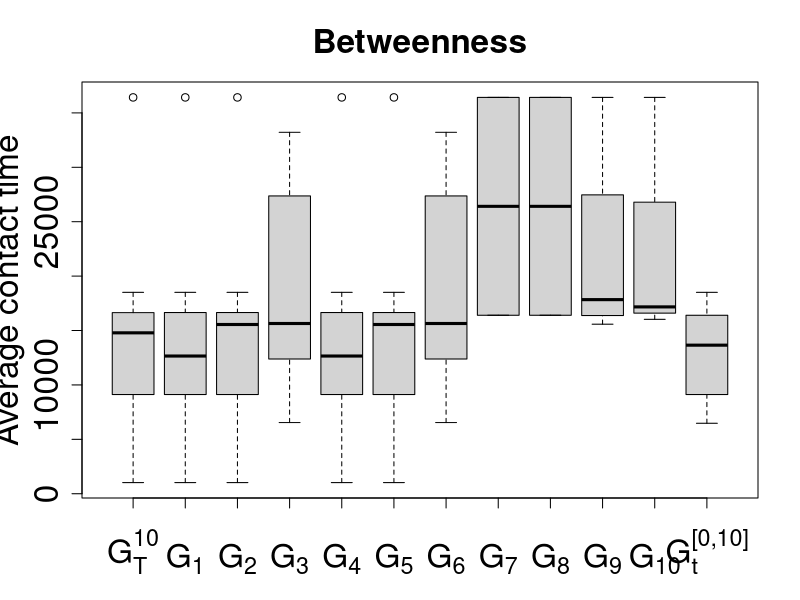

Generate this figure with R:

#par(mfrow=c(1,3))
#op <- par(mar =c(5,6,4,2) + 0.1) ## default is c(5,4,4,2) + 0.1


svg("D:/Dropbox/Projeto Raquel/Codigos/Outros/boxplot-btw.svg")

a <- 2
b <- 2
# 
# dg_agg <- c(21547.0, 21567.0, 21408.0, 12863.0, 20885.0, 21824.0, 21049.0, 21101.0, 21198.0, 20836.0)
# dg_int1 <- c(6009.0, 9082.0, 13487.0, 1661.0, 1664.0, 1663.0, 1660.0, 6936.0, 6935.0, 6379.0, 6391.0, 7988.0, 8008.0, 25292.0, 25377.0, 25378.0, 25327.0, 243.0, 244.0, 244.0, 0.0, 0.0, 0.0, 0.0, 0.0)
# dg_int2 <- c(18025.0, 5160.0, 15750.0, 5955.0, 5103.0, 6044.0, 5882.0, 18109.0, 14511.0, 9723.0, 10473.0, 22357.0, 5950.0, 10780.0, 6368.0, 6516.0, 14182.0, 6872.0, 11772.0, 12633.0, 14259.0, 9013.0, 13777.0, 16863.0, 18047.0)
# dg_int3 <- c(18025.0, 5160.0, 5955.0, 15750.0, 5882.0, 18109.0, 6044.0, 5103.0, 22357.0, 9723.0, 10473.0, 5950.0, 1926.0, 14182.0, 1919.0, 3431.0, 9934.0, 1479.0, 1339.0, 14511.0, 1559.0, 1485.0, 13777.0, 15252.0, 1890.0)
# dg_int4 <- c(18025.0, 5160.0, 18109.0, 15750.0, 5103.0, 5955.0, 5882.0, 6044.0, 22357.0, 4157.0, 4096.0, 1694.0, 9723.0, 10473.0, 5950.0, 3821.0, 3131.0, 1890.0, 3774.0, 14182.0, 14511.0, 23224.0, 3470.0, 22391.0, 3605.0)
# dg_int5 <- c(5160.0, 18025.0, 5103.0, 15750.0, 5955.0, 18109.0, 5882.0, 6044.0, 5950.0, 9723.0, 22357.0, 10473.0, 14182.0, 16154.0, 9934.0, 14417.0, 3431.0, 13777.0, 3774.0, 7794.0, 14511.0, 15252.0, 3728.0, 14914.0, 3810.0)
# dg_int6 <- c(5160.0, 5955.0, 5882.0, 6044.0, 5103.0, 18025.0, 15750.0, 9723.0, 10473.0, 5950.0, 18109.0, 14182.0, 15252.0, 13777.0, 3431.0, 22357.0, 9934.0, 14914.0, 14511.0, 7794.0, 3728.0, 16154.0, 17808.0, 10780.0, 6368.0)
# dg_int7 <- c(5160.0, 18025.0, 5955.0, 15750.0, 6044.0, 5882.0, 5103.0, 18109.0, 5950.0, 9723.0, 10473.0, 14182.0, 3431.0, 15252.0, 14511.0, 13777.0, 16154.0, 22357.0, 14914.0, 3728.0, 17808.0, 14417.0, 10780.0, 19402.0, 4140.0)
# dg_int8 <- c(5160.0, 18025.0, 15750.0, 5955.0, 6044.0, 5882.0, 5103.0, 5950.0, 18109.0, 3431.0, 14511.0, 15252.0, 14182.0, 3728.0, 9723.0, 10473.0, 14914.0, 10780.0, 6368.0, 4140.0, 19402.0, 13777.0, 6516.0, 20442.0, 25122.0)
# dg_int9 <- c(5160.0, 18025.0, 15750.0, 5955.0, 6044.0, 5103.0, 5882.0, 18109.0, 14511.0, 6368.0, 19402.0, 6516.0, 10780.0, 20442.0, 13777.0, 25122.0, 6872.0, 11772.0, 10473.0, 20809.0, 14182.0, 9013.0, 14914.0, 9723.0, 22577.0)
# dg_int10 <- c(5160.0, 18025.0, 15750.0, 13777.0, 10473.0, 18109.0, 14182.0, 14914.0, 14511.0, 9723.0, 5955.0, 6368.0, 6516.0, 10780.0, 5103.0, 6872.0, 5882.0, 6044.0, 11772.0, 9013.0, 9934.0, 22357.0, 19402.0, 25122.0, 20442.0)
# dg_temp <- c(5160.0, 18025.0, 15750.0, 5955.0, 5103.0, 6044.0, 5882.0, 18109.0, 10473.0, 9723.0)
# 
# boxplot(dg_agg, dg_int1, dg_int2, dg_int3, dg_int4, dg_int5, dg_int6 ,dg_int7, dg_int8, dg_int9, dg_int10, dg_temp,
#         ylab = "Average contact time",
#         main = "Degree",
#         ylim=c(0,35000),
#         cex.axis= a,
#         cex.lab= b,
#         cex.main = a
#   )
# 
# axis(1, at=c(seq(1,12,1)), labels=c(bquote(paste('G'['T']^10)),expression('G'[1]),expression('G'[2]),expression('G'[3]),expression('G'[4]),expression('G'[5]),
#                               expression('G'[6]),expression('G'[7]),expression('G'[8]),expression('G'[9]),expression('G'[10]),expression('G'[t]^"[0,10]")), 
#      tick=FALSE, line=3, mgp = c(0,0,0), cex.axis=a)



# 

# cls_agg <- c(36423.0, 10038.0, 1023.0, 14922.0, 9117.0, 16642.0, 18507.0, 16452.0, 6540.0, 15581.0)
# cls_int1 <- c(14922.0, 10038.0, 1023.0, 7767.0, 36423.0, 16452.0, 10386.0, 9117.0, 6474.0, 18507.0)
# cls_int2 <- c(1023.0, 36423.0, 10038.0, 9117.0, 16642.0, 18507.0, 6540.0, 16452.0, 15581.0, 16653.0)
# cls_int3 <- c(27367.0, 33215.0, 14650.0, 6540.0, 16642.0, 12383.0)
# cls_int4 <- c(36423.0, 16402.0)
# cls_int5 <- c(36423.0, 18507.0, 15581.0, 17169.0)
# cls_int6 <- c(17169.0, 16028.0, 36423.0)
# cls_int7 <- c(14922.0, 10038.0, 1023.0, 7767.0, 36423.0, 16452.0, 10386.0, 9117.0, 6474.0, 18507.0)
# cls_int8 <- c(1023.0, 36423.0, 10038.0, 9117.0, 16642.0, 18507.0, 6540.0, 16452.0, 15581.0, 16653.0)
# cls_int9 <- c(27367.0, 33215.0, 14650.0, 6540.0, 16642.0, 12383.0)
# cls_int10 <- c(36423.0, 18507.0, 15581.0, 17169.0)
# cls_temp <- c(10038.0, 36423.0, 1023.0, 9117.0, 18507.0, 14922.0, 16642.0, 17169.0, 16452.0, 6540.0)
# 
# boxplot(cls_agg, cls_int1, cls_int2, cls_int3, cls_int4, cls_int5, cls_int6 ,cls_int7, cls_int8, cls_int9, cls_int10, cls_temp,
#         ylab = "Average contact time",
#         main = "Closeness",
#         cex.axis= a,
#         cex.lab= b,
#         cex.main = a
# )
# axis(1, at=c(seq(1,12,1)), labels=c(bquote(paste('G'['T']^10)),expression('G'[1]),expression('G'[2]),expression('G'[3]),expression('G'[4]),expression('G'[5]),
#                                     expression('G'[6]),expression('G'[7]),expression('G'[8]),expression('G'[9]),expression('G'[10]),expression('G'[t]^"[0,10]")),
#      tick=FALSE, line=3, mgp = c(0,0,0), cex.axis=a)
# 
# 
btw_agg <- c(36423.0, 10038.0, 1023.0, 14922.0, 9117.0, 16642.0, 18507.0, 16452.0, 6540.0, 14650.0)
btw_int1 <- c(14922.0, 10038.0, 1023.0, 16452.0, 7767.0, 36423.0, 10386.0, 9117.0, 18507.0, 16653.0)
btw_int2 <- c(1023.0, 36423.0, 10038.0, 9117.0, 16642.0, 16452.0, 6540.0, 16653.0, 18507.0, 14650.0)
btw_int3 <- c(27367.0, 33215.0, 16642.0, 14650.0, 12383.0, 6540.0)
btw_int4 <- c(14922.0, 10038.0, 1023.0, 16452.0, 7767.0, 36423.0, 10386.0, 9117.0, 18507.0, 16653.0)
btw_int5 <-  c(1023.0, 36423.0, 10038.0, 9117.0, 16642.0, 16452.0, 6540.0, 16653.0, 18507.0, 14650.0)
btw_int6 <- c(27367.0, 33215.0, 16642.0, 14650.0, 12383.0, 6540.0)
btw_int7 <- c(36423.0, 16402.0)
btw_int8 <- c(36423.0, 16402.0)
btw_int9 <- c(36423.0, 18507.0, 17169.0, 15581.0)
btw_int10 <- c(17169.0, 16028.0, 36423.0)
btw_temp <- c(16028.0, 17169.0, 18507.0, 16402.0, 10386.0, 6474.0, 7767.0, 9117.0, 14922.0, 12383.0)

boxplot(btw_agg, btw_int1, btw_int2, btw_int3, btw_int4, btw_int5, btw_int6 ,btw_int7, btw_int8, btw_int9, btw_int10, btw_temp,
        ylab = "Average contact time",
        main = "Betweenness",
        cex.axis= a,
        cex.lab= b,
        cex.main = a
)
axis(1, at=c(seq(1,12,1)), labels=c(bquote(paste('G'['T']^10)),expression('G'[1]),expression('G'[2]),expression('G'[3]),expression('G'[4]),expression('G'[5]),
                                    expression('G'[6]),expression('G'[7]),expression('G'[8]),expression('G'[9]),expression('G'[10]),expression('G'[t]^"[0,10]")),
     tick=FALSE, line=3, mgp = c(0,0,0), cex.axis=a)



dev.off()
